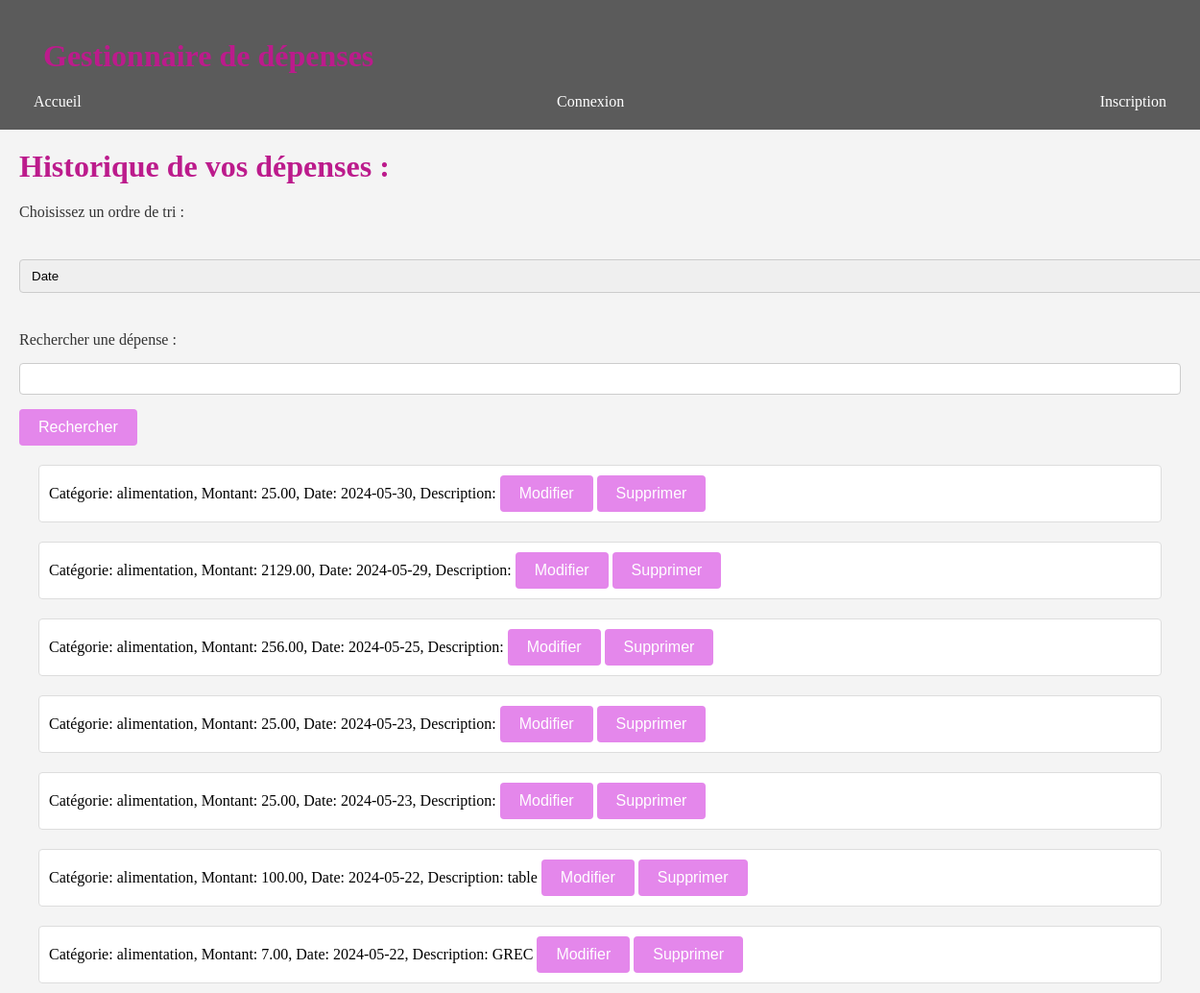
/Historique.php (upper part), run on an earlier commit of the app's database.
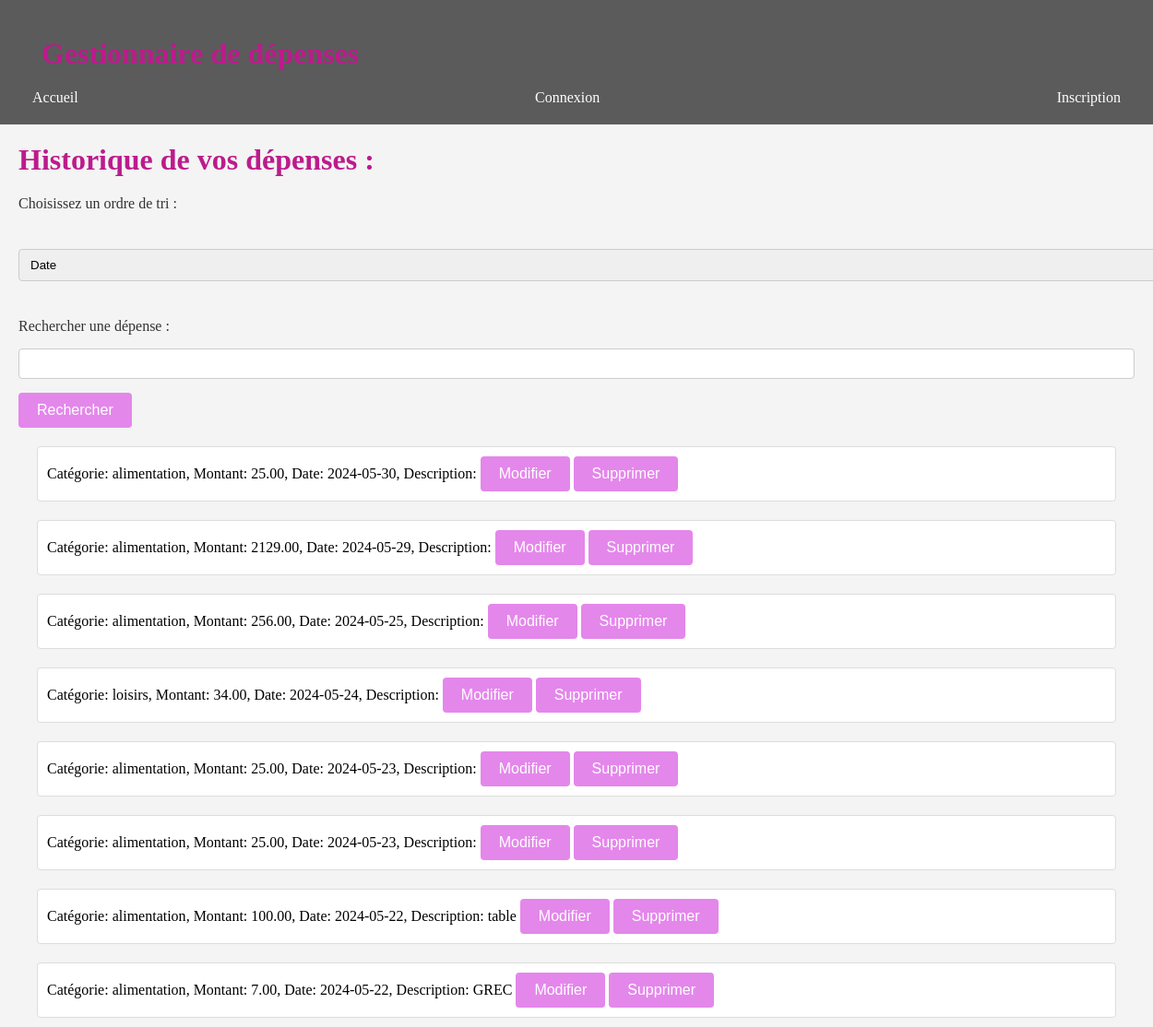
And on a later commit of the database.
### tables this page shows
CREATE TABLE IF NOT EXISTS `depenses` (
  `id` int NOT NULL AUTO_INCREMENT,
  `user_id` int NOT NULL,
  `categorie` varchar(255) NOT NULL,
  `montant` decimal(10,2) NOT NULL,
  `date` date NOT NULL,
  `description` text,
  PRIMARY KEY (`id`),
  KEY `user_id` (`user_id`)
);

### afficherDepense.php (the view, shortened to what this page needs)
<?php
include 'connect.php';
$sql = "SELECT * FROM depenses ORDER BY date DESC";
$result = $conn->query($sql);
if ($result->num_rows > 0) {
    while($row = $result->fetch_assoc()) {
        echo "<li data-id='{$row['id']}' data-date='{$row['date']}' data-montant='{$row['montant']}' data-categorie='{$row['categorie']}'>
              Catégorie: {$row['categorie']}, Montant: {$row['montant']}, Date: {$row['date']}, Description: {$row['description']}
              <button onclick='modifierDepense({$row['id']})'>Modifier</button>
              <button onclick='supprimerDepense({$row['id']})'>Supprimer</button>
              </li>";
    }
} else {
    echo "<li>Pas de dépenses enregistrées</li>";
}

What changed in the data, as far as the page shows it:
added depenses: categorie "loisirs", montant "34.00", date "2024-05-24"
